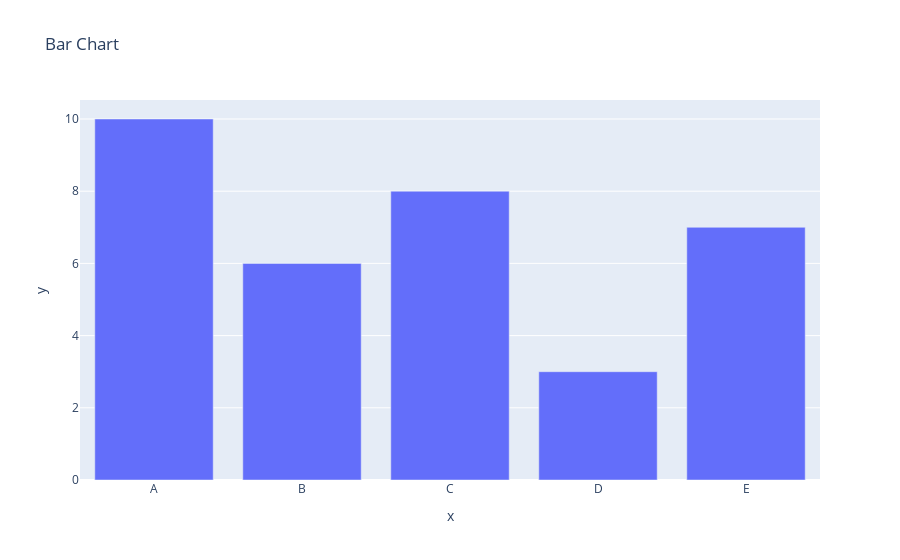

This figure's notebook cell:
### Code cell
# Create a bar chart
fig = px.bar(df, x='x', y='y', title='Bar Chart')

# Show the plot
fig.show()

### Figure 1 — Plotly figure (JSON) as saved in the notebook; plotly's stock layout.template omitted (floating-point values rounded to 4 significant figures)
{"data": [{"alignmentgroup": "True", "hovertemplate": "x=%{x}<br>y=%{y}<extra></extra>", "legendgroup": "", "marker": {"color": "#636efa", "pattern": {"shape": ""}}, "name": "", "offsetgroup": "", "orientation": "v", "showlegend": false, "textposition": "auto", "type": "bar", "x": ["A", "B", "C", "D", "E"], "xaxis": "x", "y": [10, 6, 8, 3, 7], "yaxis": "y"}], "layout": {"barmode": "relative", "legend": {"tracegroupgap": 0}, "title": {"text": "Bar Chart"}, "xaxis": {"anchor": "y", "domain": [0, 1], "title": {"text": "x"}}, "yaxis": {"anchor": "x", "domain": [0, 1], "title": {"text": "y"}}}}
